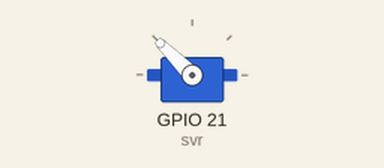
Recording of a program running on a simulated Raspberry Pi (BCM pin numbers). Parts: servo. Servo angles are drawn from the pulse width (0.5 ms = 0°, 2.5 ms = 180°). At 15.0 s the program stops and its outputs stay as they are.

Above: at 0.05 s.
At 3.0 s:
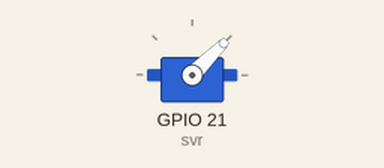
Timing chart, 0 to 6.9 s (numbered marks = the images above):
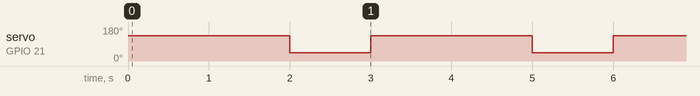

Measured:
- by itself, servo on GPIO 21 (svr): alternates 135° for 2.0 s and 45° for 1.0 s

The program:

exam0050_gpio_servo.py
```python
'''
...image : https://drive.google.com/open?id=1zfOZ19gj_Q5N-dkhHBZZvw8rGXlBIFfU
...126p. GPIO and Servo Motor :
   GPIO 15 pin(BCM) to Orange, 5V to Red, GND to black.
   move servo motor 180, 90, -180 degree.
'''

'''
...Question : why is GPIO 15 not available?
pi@raspberrypi:~/Lec_JavaRasPi3_0122 $ sudo python exam0050_gpio_servo.py
exam0050_gpio_servo.py:11: RuntimeWarning: This channel is already in use, continuing anyway.  Use GPIO.setwarnings(False) to disable warnings.
  GPIO.setup(pin, GPIO.OUT)  #...set GPIO 15 pin to output.

'''

import RPi.GPIO as GPIO
import time
pin = 21         #...set GPIO 15 pin to the signal of servo motor.
GPIO.setmode(GPIO.BCM)     #...set the protocol GPIO PIN to BCM.
GPIO.setup(pin, GPIO.OUT)  #...set GPIO 15 pin to output.
svr = GPIO.PWM(pin, 50)    #...set the pulse(?)/frequency of pin to 50Hz 20ms.
svr.start(50)    #...set duty cycle to 50%.

try:
    for i in range(0, 5):
        #...rotate 180 degree to the left.
        svr.ChangeDutyCycle(10)
        time.sleep(1)
        #...rotate 180 degree to the right.
        svr.ChangeDutyCycle(1)
        time.sleep(1)
        #...rotate 180 degree to the middle.
        svr.ChangeDutyCycle(5)
        time.sleep(1)
except KeyboardInterrupt: #...Ctrl + C.
    svr.stop()

#...init all setting of GPIO.
GPIO.cleanup()
```
